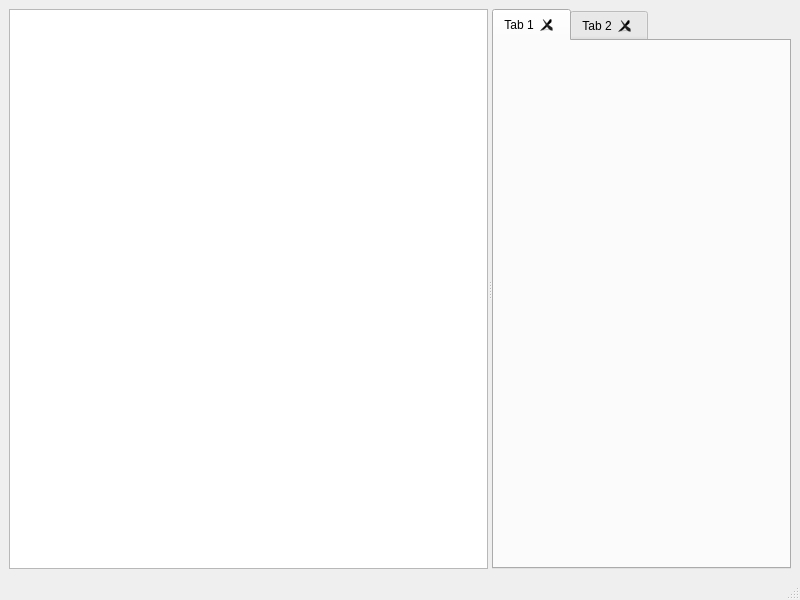
<?xml version="1.0" encoding="UTF-8"?>
<ui version="4.0">
 <class>Project_Window</class>
 <widget class="QMainWindow" name="Project_Window">
  <property name="geometry">
   <rect>
    <x>0</x>
    <y>0</y>
    <width>800</width>
    <height>600</height>
   </rect>
  </property>
  <property name="windowTitle">
   <string>MainWindow</string>
  </property>
  <widget class="QWidget" name="centralwidget">
   <layout class="QVBoxLayout" name="verticalLayout">
    <item>
     <widget class="QSplitter" name="splitter">
      <property name="orientation">
       <enum>Qt::Horizontal</enum>
      </property>
      <widget class="QTreeView" name="treeView"/>
      <widget class="QTabWidget" name="tabWidget">
       <property name="currentIndex">
        <number>0</number>
       </property>
       <property name="tabsClosable">
        <bool>true</bool>
       </property>
       <property name="movable">
        <bool>true</bool>
       </property>
       <widget class="QWidget" name="tab">
        <attribute name="title">
         <string>Tab 1</string>
        </attribute>
       </widget>
       <widget class="QWidget" name="tab_2">
        <attribute name="title">
         <string>Tab 2</string>
        </attribute>
       </widget>
      </widget>
     </widget>
    </item>
   </layout>
  </widget>
  <widget class="QMenuBar" name="menubar">
   <property name="geometry">
    <rect>
     <x>0</x>
     <y>0</y>
     <width>800</width>
     <height>21</height>
    </rect>
   </property>
  </widget>
  <widget class="QStatusBar" name="statusbar"/>
 </widget>
 <resources/>
 <connections/>
</ui>
